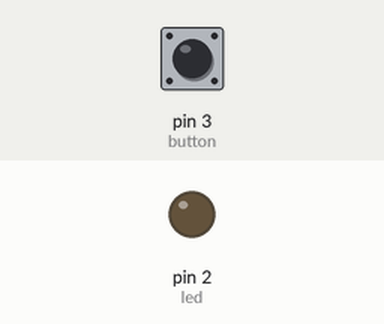
This sketch was run on a simulated Arduino Uno, built with avr-gcc and run on an emulated ATmega328P. Shown: output pins drawn as LEDs (lit = HIGH). The inputs (shaded band) are chosen by the test bench; at power-on: pin 3 (button) LOW.

Above: at 1.2 s.
1.3 s: pin 3 (button) pulled HIGH for 0.15 s
At 2.3 s:
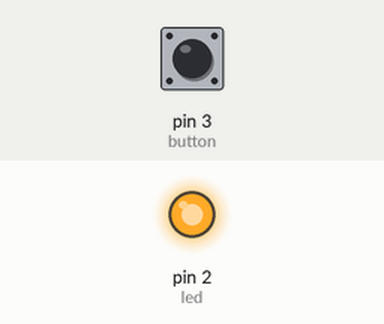
Timing chart, 0 to 7.8 s (numbered marks = the images above; inputs shaded):
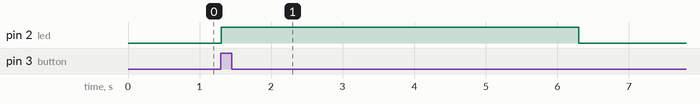

Measured:
- after the input at 1.3 s, pin 2 (led): LOW → HIGH at once, → LOW 5.0 s later

The sketch:

pushbutton.ino
```cpp
int led = 2;
int button = 3;
int isButtonActive = 0;

void setup()
{
  pinMode(led, OUTPUT);
  pinMode(button, INPUT);
}

void loop()
{
  isButtonActive = digitalRead(button);

  if (isButtonActive == HIGH)
  {
    digitalWrite(led, HIGH);
    delay(5000);
  }
  else
  {
    digitalWrite(led, LOW);
  }
}
```
